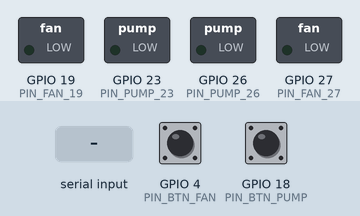
Recording of a sketch running on a simulated ESP32. On the bench: switched loads named in the sketch (green lamp = pin HIGH). Inputs (shaded band) come from the test bench; at power-on: GPIO 4 (PIN_BTN_FAN) HIGH, GPIO 18 (PIN_BTN_PUMP) HIGH. What the sketch prints to the serial monitor is not drawn.

Above: at 2.2 s.
2.3 s: GPIO 4 (PIN_BTN_FAN) pulled LOW for 0.15 s
At 2.42 s:
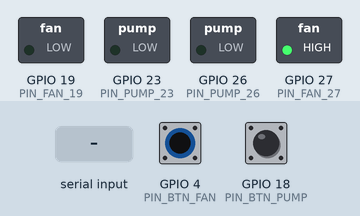
4.0 s: GPIO 18 (PIN_BTN_PUMP) pulled LOW for 0.15 s
At 4.12 s:
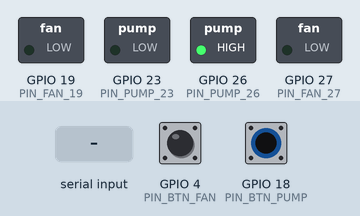
5.7 s: "a\n" received over Serial
At 8.6 s:
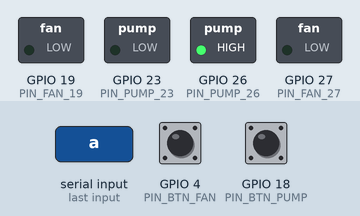
8.7 s: "2\n" received over Serial
At 9.1 s:
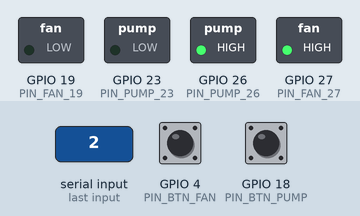
10.2 s: GPIO 4 (PIN_BTN_FAN) pulled LOW for 1 s
At 11.8 s:
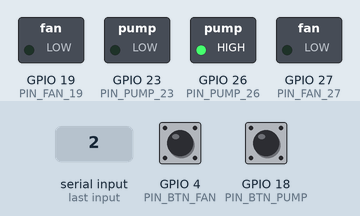
12.7 s: "1\n" received over Serial
At 13.3 s:
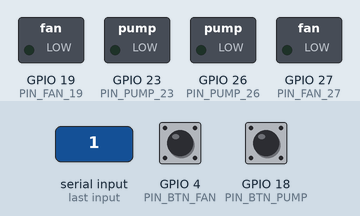
Timing chart, 0 to 15.2 s (numbered marks = the images above; inputs shaded):
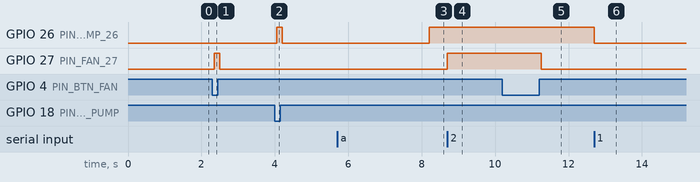

The sketch:

Test_Relay_Pump_Fan.ino
```cpp
/*
 * =====================================================================================
 *  CHƯƠNG TRÌNH KIỂM TRA ĐỘC LẬP: MÁY BƠM, QUẠT VÀ CÔNG TẮC TAY (CHỐNG NHÁY RELAY)
 *  Bo mạch: ESP32 NodeMCU-32S
 * =====================================================================================
 *  Sơ đồ đấu nối nút bấm / công tắc:
 *  - Công tắc Máy Bơm : 1 chân vào GPIO 18, 1 chân vào GND (Không cần trở ngoài)
 *  - Công tắc Quạt/Đèn : 1 chân vào GPIO 4,  1 chân vào GND (Không cần trở ngoài)
 *
 *  Sơ đồ đấu nối Rơ-le (Active HIGH):
 *  - IN1 (Bơm) : GPIO 26
 *  - IN2 (Quạt): GPIO 27
 * =====================================================================================
 */

// ----------------------- ĐỊNH NGHĨA CHÂN RƠ-LE ---------------------------
const uint8_t PIN_PUMP_26 = 26; // IN1: Máy bơm nước
const uint8_t PIN_FAN_27  = 27; // IN2: Quạt tản nhiệt / Đèn

const uint8_t PIN_PUMP_23 = 23; // Dự phòng
const uint8_t PIN_FAN_19  = 19; // Dự phòng

// ----------------------- ĐỊNH NGHĨA CHÂN CÔNG TẮC ------------------------
const uint8_t PIN_BTN_PUMP = 18; // Công tắc cơ máy bơm (kéo về GND)
const uint8_t PIN_BTN_FAN  = 4;  // Công tắc cơ quạt (kéo về GND)

// CẤU HÌNH LOẠI CÔNG TẮC:
// - true : Dùng CÔNG TẮC GẠT / BẬP BÊNH (Gạt BẬT là chạy, gạt TẮT là dừng)
// - false: Dùng NÚT NHẤN NHẢ (Bấm 1 cái nhả tay ra là đảo Bật/Tắt)
const bool USE_TOGGLE_SWITCH = true;

// ----------------------- CẤU HÌNH MỨC KÍCH RƠ-LE -------------------------
const uint8_t RELAY_ON  = HIGH; // 3.3V -> Rơ-le Hút -> BẬT
const uint8_t RELAY_OFF = LOW;  // 0V   -> Rơ-le Nhả -> TẮT

// Biến lưu trạng thái thiết bị
bool state26 = false;
bool state27 = false;
bool state23 = false;
bool state19 = false;

// Biến bắt sườn (Edge Detection) chống nháy relay liên tục
int lastBtnPumpState = HIGH;
int stableBtnPumpState = HIGH;
unsigned long lastBtnPumpDebounceMs = 0;

int lastBtnFanState = HIGH;
int stableBtnFanState = HIGH;
unsigned long lastBtnFanDebounceMs = 0;

const unsigned long DEBOUNCE_DELAY_MS = 50;

bool autoMode = false;
unsigned long lastToggleTime = 0;
const unsigned long AUTO_INTERVAL = 2500;

void printHelp() {
  Serial.println("\n===========================================================");
  Serial.println("  MENU TEST RELAY & CÔNG TẮC TAY (ĐÃ FIX CHỐNG NHÁY):");
  Serial.println("  👉 [CÔNG TẮC GẠT]: Gạt BẬT chân GPIO 18 -> BƠM BẬT (Không bị nhấp nháy)");
  Serial.println("  👉 [CÔNG TẮC GẠT]: Gạt TẮT chân GPIO 18 -> BƠM TẮT");
  Serial.println("  👉 [CÔNG TẮC GẠT]: Gạt BẬT chân GPIO 4  -> QUẠT BẬT");
  Serial.println("  👉 [CÔNG TẮC GẠT]: Gạt TẮT chân GPIO 4  -> QUẠT TẮT");
  Serial.println("  ---------------------------------------------------------");
  Serial.println("  [ 1 ] -> Bật/Tắt BƠM  (GPIO 26) qua bàn phím");
  Serial.println("  [ 2 ] -> Bật/Tắt QUẠT (GPIO 27) qua bàn phím");
  Serial.println("  [ A ] -> Chế độ Tự Động bật tắt thử nghiệm");
  Serial.println("  [ S ] -> DỪNG & TẮT TẤT CẢ");
  Serial.println("  [ ? ] -> Xem lại menu này");
  Serial.println("===========================================================\n");
}

void setPinDirect(uint8_t pin, bool targetOn, const char* label) {
  digitalWrite(pin, targetOn ? RELAY_ON : RELAY_OFF);
  Serial.printf(">> [%s - GPIO %d]: ", label, pin);
  if (targetOn) {
    Serial.println("🟢 BẬT (Xuất mức HIGH - Rơ-le HÚT & Thiết bị BẬT)");
  } else {
    Serial.println("🔴 TẮT (Xuất mức LOW  - Rơ-le NHẢ & Thiết bị TẮT)");
  }
}

void togglePin(uint8_t pin, bool &stateVar, const char* label) {
  stateVar = !stateVar;
  setPinDirect(pin, stateVar, label);
}

void allOff() {
  state26 = false;
  state27 = false;
  state23 = false;
  state19 = false;

  digitalWrite(PIN_PUMP_26, RELAY_OFF);
  digitalWrite(PIN_FAN_27,  RELAY_OFF);
  digitalWrite(PIN_PUMP_23, RELAY_OFF);
  digitalWrite(PIN_FAN_19,  RELAY_OFF);

  Serial.println("🛑 [TẮT HẾT]: Tất cả thiết bị đã được ngắt.");
}

void setup() {
  Serial.begin(115200);
  delay(1000);

  Serial.println("\n***********************************************************");
  Serial.println("   CHUONG TRINH TEST: CONG TAC TAY CHONG NHAY RELAY");
  Serial.println("***********************************************************");

  // Đặt mức OFF trước khi bật OUTPUT để chống giật rơ-le
  digitalWrite(PIN_PUMP_26, RELAY_OFF);
  digitalWrite(PIN_FAN_27,  RELAY_OFF);
  digitalWrite(PIN_PUMP_23, RELAY_OFF);
  digitalWrite(PIN_FAN_19,  RELAY_OFF);

  pinMode(PIN_PUMP_26, OUTPUT);
  pinMode(PIN_FAN_27,  OUTPUT);
  pinMode(PIN_PUMP_23, OUTPUT);
  pinMode(PIN_FAN_19,  OUTPUT);

  // Kích hoạt điện trở kéo lên nội cho các công tắc tay
  pinMode(PIN_BTN_PUMP, INPUT_PULLUP);
  pinMode(PIN_BTN_FAN,  INPUT_PULLUP);

  // Đọc trạng thái ban đầu của công tắc
  stableBtnPumpState = digitalRead(PIN_BTN_PUMP);
  lastBtnPumpState = stableBtnPumpState;
  stableBtnFanState = digitalRead(PIN_BTN_FAN);
  lastBtnFanState = stableBtnFanState;

  Serial.println("✅ Đã thiết lập OUTPUT cho Rơ-le (GPIO 26, 27).");
  Serial.println("✅ Đã bật Edge-Detection chống nhảy liên tục khi giữ công tắc.");
  printHelp();
}

void loop() {
  unsigned long now = millis();

  // 1. Quét Công tắc Máy Bơm (GPIO 18) - Chỉ kích hoạt khi có thay đổi trạng thái
  int readPump = digitalRead(PIN_BTN_PUMP);
  if (readPump != lastBtnPumpState) {
    lastBtnPumpDebounceMs = now;
    lastBtnPumpState = readPump;
  }

  if (now - lastBtnPumpDebounceMs >= DEBOUNCE_DELAY_MS) {
    if (readPump != stableBtnPumpState) {
      stableBtnPumpState = readPump;
      autoMode = false;

      if (USE_TOGGLE_SWITCH) {
        if (stableBtnPumpState == LOW) {
          state26 = true;
          Serial.print("👆 [CÔNG TẮC GPIO 18 GẠT BẬT] -> ");
          setPinDirect(PIN_PUMP_26, true, "MÁY BƠM");
        } else {
          state26 = false;
          Serial.print("👆 [CÔNG TẮC GPIO 18 GẠT TẮT] -> ");
          setPinDirect(PIN_PUMP_26, false, "MÁY BƠM");
        }
      } else {
        if (stableBtnPumpState == LOW) {
          Serial.print("👆 [NÚT BẤM GPIO 18 ĐÃ NHẤN] -> ");
          togglePin(PIN_PUMP_26, state26, "MÁY BƠM");
        }
      }
    }
  }

  // 2. Quét Công tắc Quạt / Đèn (GPIO 4)
  int readFan = digitalRead(PIN_BTN_FAN);
  if (readFan != lastBtnFanState) {
    lastBtnFanDebounceMs = now;
    lastBtnFanState = readFan;
  }

  if (now - lastBtnFanDebounceMs >= DEBOUNCE_DELAY_MS) {
    if (readFan != stableBtnFanState) {
      stableBtnFanState = readFan;
      autoMode = false;

      if (USE_TOGGLE_SWITCH) {
        if (stableBtnFanState == LOW) {
          state27 = true;
          Serial.print("👆 [CÔNG TẮC GPIO 4 GẠT BẬT] -> ");
          setPinDirect(PIN_FAN_27, true, "QUẠT / ĐÈN");
        } else {
          state27 = false;
          Serial.print("👆 [CÔNG TẮC GPIO 4 GẠT TẮT] -> ");
          setPinDirect(PIN_FAN_27, false, "QUẠT / ĐÈN");
        }
      } else {
        if (stableBtnFanState == LOW) {
          Serial.print("👆 [NÚT BẤM GPIO 4 ĐÃ NHẤN] -> ");
          togglePin(PIN_FAN_27, state27, "QUẠT / ĐÈN");
        }
      }
    }
  }

  // 3. Nhận lệnh từ Serial Monitor
  if (Serial.available() > 0) {
    char c = Serial.read();
    if (c == '\r' || c == '\n' || c == ' ') return;

    if (c == '1') {
      autoMode = false;
      togglePin(PIN_PUMP_26, state26, "MÁY BƠM");
    }
    else if (c == '2') {
      autoMode = false;
      togglePin(PIN_FAN_27, state27, "QUẠT / ĐÈN");
    }
    else if (c == 'a' || c == 'A') {
      autoMode = true;
      lastToggleTime = millis();
      Serial.println("\n⚡ [TỰ ĐỘNG]: BẮT ĐẦU test tự động đảo bật/tắt chân 26 & 27...");
    }
    else if (c == 's' || c == 'S') {
      autoMode = false;
      allOff();
    }
    else if (c == '?') {
      printHelp();
    }
  }

  // 4. Tự động bật tắt luân phiên nếu bật autoMode
  if (autoMode) {
    if (now - lastToggleTime >= AUTO_INTERVAL) {
      lastToggleTime = now;
      if (!state26 && !state27) {
        state26 = true;
        setPinDirect(PIN_PUMP_26, true, "MÁY BƠM");
      } else if (state26 && !state27) {
        state27 = true;
        setPinDirect(PIN_FAN_27, true, "QUẠT / ĐÈN");
      } else {
        allOff();
      }
    }
  }
}
```

Measured:
- after the input at 2.3 s, GPIO 27 (PIN_FAN_27): LOW → HIGH after 0.05 s, → LOW 0.15 s later
- after the input at 4.0 s, GPIO 26 (PIN_PUMP_26): LOW → HIGH after 0.05 s, → LOW 0.15 s later
- after the input at 5.7 s, GPIO 26 (PIN_PUMP_26): LOW → HIGH after 2.5 s
- after the input at 8.7 s, GPIO 27 (PIN_FAN_27): LOW → HIGH at once
- after the input at 10.2 s, GPIO 27 (PIN_FAN_27): HIGH → LOW after 1.1 s
- after the input at 12.7 s, GPIO 26 (PIN_PUMP_26): HIGH → LOW at once
